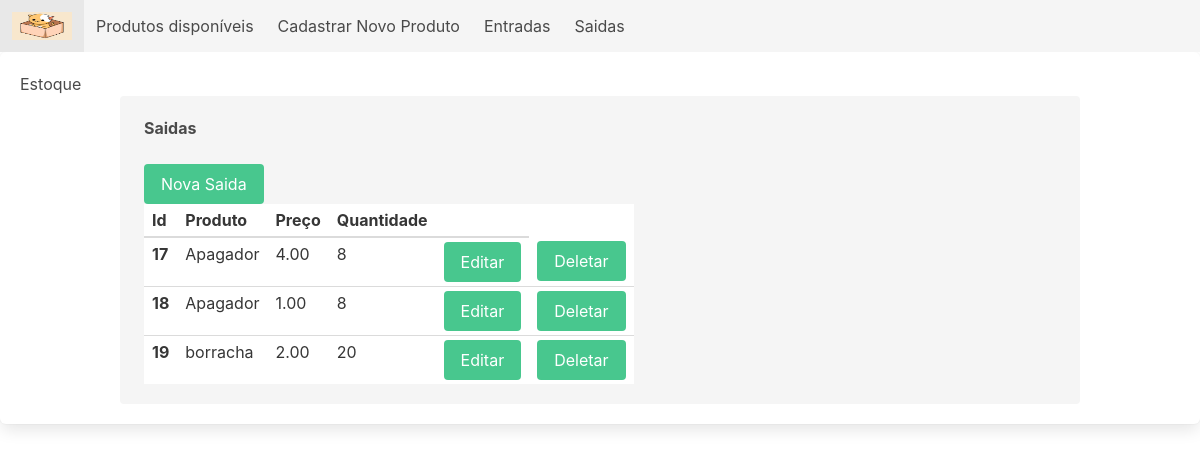
Page /saida/list_saida/ on the committed database.
### saida/models.py (models this page shows)
class Saidas(models.Model):
    produto = models.ForeignKey(Produtos, on_delete=models.CASCADE,verbose_name='Produto')
    preco = models.DecimalField('Preço', decimal_places=2, max_digits=8, default=0)
    quantidade = models.IntegerField('Quantidade', default=0)
    criado = models.DateTimeField('Criado em', auto_now_add=True)
    modificado = models.DateTimeField('Modificado em', auto_now=True)
    class Meta:
        verbose_name = 'saida'
        verbose_name_plural = 'saidas'
        ordering = ['-produto']

### produto/models.py (models this page shows, shortened)
class Produtos(models.Model):
    produto = models.CharField('Produto', max_length=200,)
    cor = models.ForeignKey(Cores, on_delete=models.CASCADE,verbose_name='Cor')
    descricao = models.TextField('Descrição', blank=True)
    preco = models.DecimalField('Preço', decimal_places=2, max_digits=8, default=0)
    quantidade = models.IntegerField('Quantidade', default=0)
    criado = models.DateTimeField('Criado em', auto_now_add=True)
    modificado = models.DateTimeField('Modificado em', auto_now=True)
    def __str__(self):
        return self.produto
    class Meta:
        verbose_name = 'Produto'
        verbose_name_plural = 'Produtos'
        ordering = ['-produto']

### saida/views.py (the view)
# urls.py: path('list_saida/', list_saida, name='list_saida'),
def list_saida(request):
    saidas = Saidas.objects.all()
    template_name = 'list_saida.html'
    context = {
    'saidas': saidas,
    }
    return render(request, template_name, context)

### saida/templates/list_saida.html
{% extends 'base.html' %}
{% block product %}
<div class="block">
    <strong>Saidas</strong>
   </div>
<a class="button is-success" href="{% url 'saida:new_saida' %}">Nova Saida</a>
<table class="table is-narrow">
    <thead>
        <tr>
            <th>Id</th>
            <th>Produto</th>
            <th>Preço</th>
            <th>Quantidade</th>
            <th></th>
        </tr>
    </thead>
    <tbody>
        {% for saida in saidas %}
        <tr>
            <th>{{ saida.id }}</th>
            <td>{{ saida.produto }}</td>
            <td>{{ saida.preco }}</td>
            <td>{{ saida.quantidade }}</td>
            <td><a class="button is-success" href="{% url 'saida:update_saida' saida.id%}">Editar</a></td>
            <td><a class="button is-success" href="{% url 'saida:delete_saida' saida.id%}">Deletar</a></td>
        </tr>
        {% endfor %}
    </tbody>
</table>
{% endblock %}

### rows in the picture
Saidas: id "17", produto "Apagador", preco "4.00", quantidade "8"
Saidas: id "18", produto "Apagador", preco "1.00", quantidade "8"
Saidas: id "19", produto "borracha", preco "2.00", quantidade "20"
